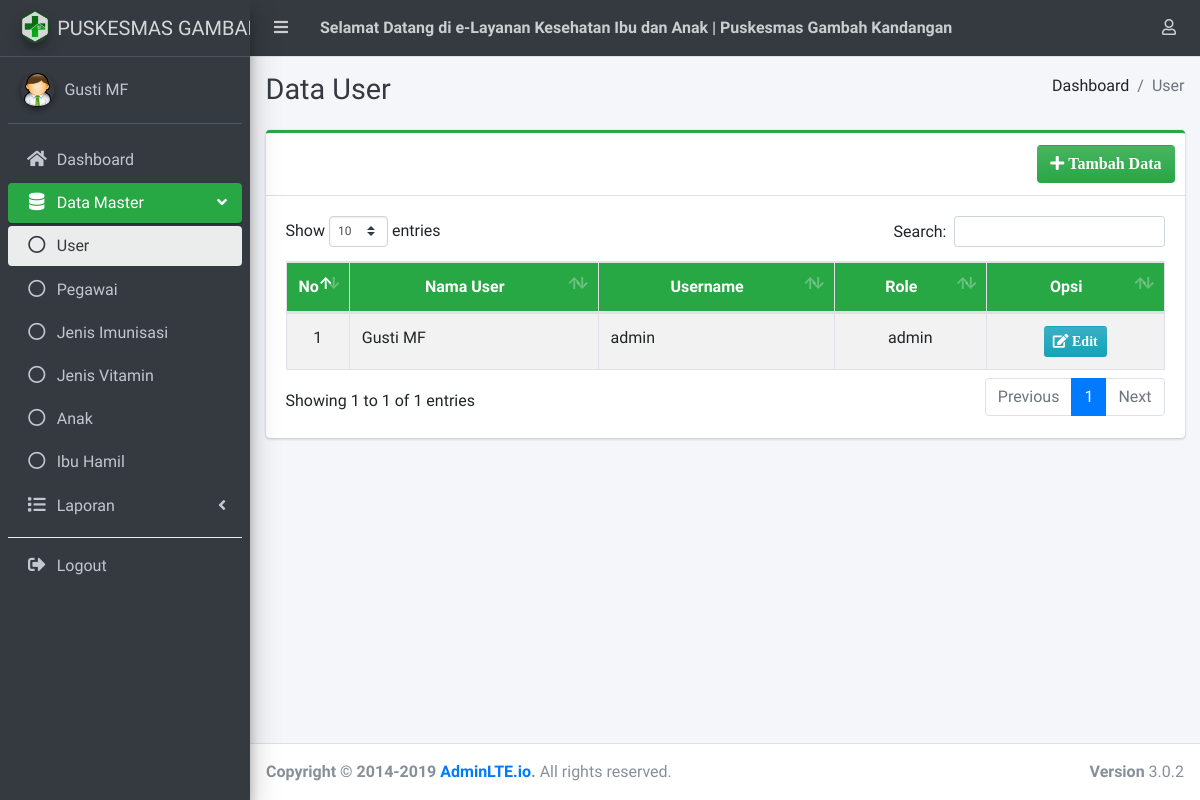
The app's page /admin/user/index.php (signed in), older data.
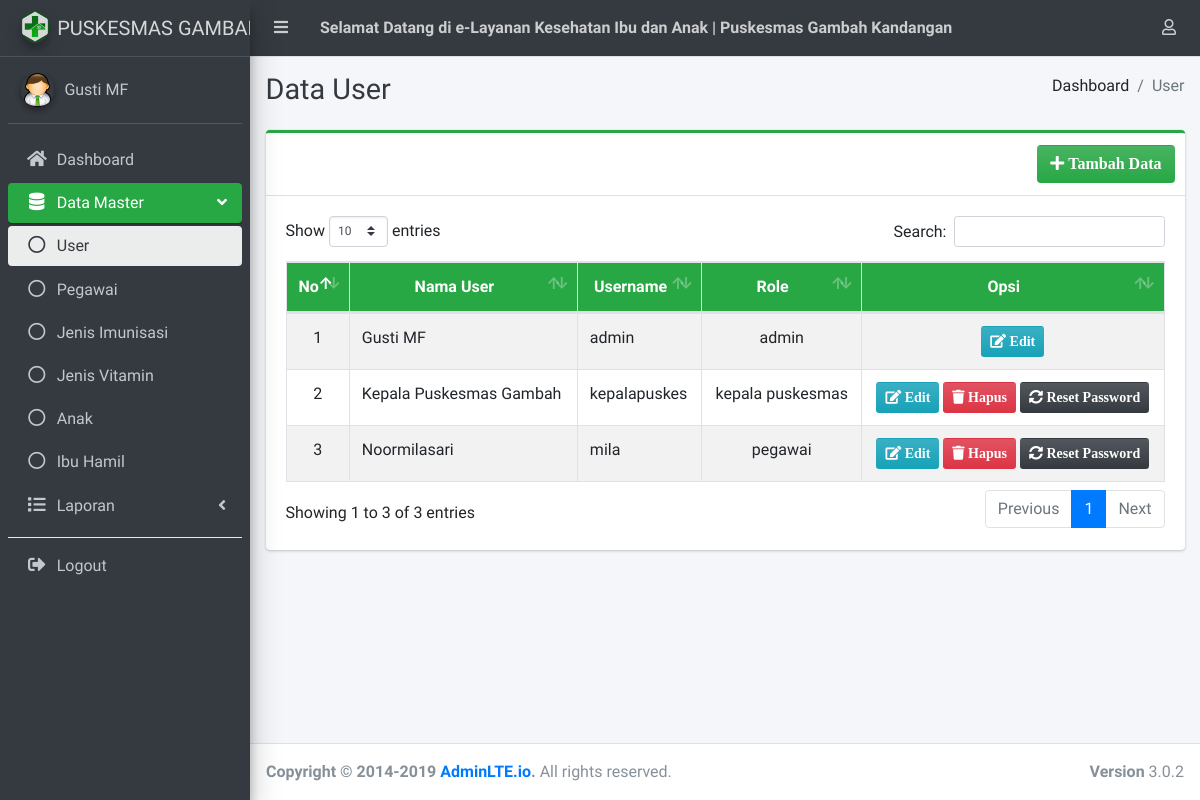
The same page, newer data.
### tables this page shows
CREATE TABLE `user`  (
  `id_user` int(11) NOT NULL AUTO_INCREMENT,
  `nama_user` varchar(50) NULL DEFAULT NULL,
  `username` varchar(50) NULL DEFAULT NULL,
  `password` varchar(100) NULL DEFAULT NULL,
  `id_role` int(11) NULL DEFAULT NULL,
  PRIMARY KEY (`id_user`) USING BTREE
);

CREATE TABLE `role`  (
  `id_role` int(11) NOT NULL AUTO_INCREMENT,
  `role` varchar(30) NULL DEFAULT NULL,
  PRIMARY KEY (`id_role`) USING BTREE
);

### config/config.php (called while the page is built, shortened)
<?php
function base_url($url = null)
{
    $base_url = "http://localhost/puskesmas-gambah";
    if ($url != null) {
        return $base_url . "/" . $url;
    } else {
        return $base_url;
    }
}
function page_active($page_now)
{
    $url =  $_SERVER['REQUEST_URI'];
    $ex  = explode('/', $url);
    $co  = count($ex);
    $page = $ex[$co - 2];
    if ($page == $page_now) {
        return 'active';
    }
}
$no = 1;

### admin/user/index.php (the view, shortened to what this page needs)
<?php
include_once '../../config/config.php';
?>
<!DOCTYPE html>
<html lang="en">
<?php include_once '../../templates/admin/head.php' ?>
<body class="hold-transition sidebar-mini layout-fixed layout-navbar-fixed layout-footer-fixed">
    <div class="wrapper">
        <?php include_once '../../templates/admin/nav.php' ?>
        <?php include_once '../../templates/admin/sidebar.php' ?>
        <div class="content-wrapper">
            <div class="content-header">
                <div class="container-fluid">
                    <div class="row mb-2">
                        <div class="col-sm-6">
                            <h1 class="m-0 text-dark">Data User</h1>
                        </div>
                        <div class="col-sm-6">
                            <ol class="breadcrumb float-sm-right">
                                <li class="breadcrumb-item">Dashboard</li>
                                <li class="breadcrumb-item active">User</li>
                            </ol>
                        </div>
                    </div>
                </div>
            </div>
            <section class="content">
                <div class="container-fluid">
                    <div class="row">
                        <div class="col-12">
                            <div class="card card-outline card-success">
                                <div class="card-header">
                                    <div class="card-tools">
                                        <a href="tambah" class="btn bg-gradient-success"><i class="fas fa-plus"> Tambah Data</i></a>
                                    </div>
                                </div>
                                <div class="card-body">
                                    <table id="example1" class="table table-bordered table-striped">
                                        <thead class="bg-success">
                                            <tr>
                                                <th style="text-align: center; vertical-align: middle; width: 5%;">No</th>
                                                <th style="text-align: center; vertical-align: middle;">Nama User</th>
                                                <th style="text-align: center; vertical-align: middle;">Username</th>
                                                <th style="text-align: center; vertical-align: middle;">Role</th>
                                                <th style="text-align: center; vertical-align: middle;">Opsi</th>
                                            </tr>
                                        </thead>
                                        <tbody>
                                            <?php
                                            $data = $koneksi->query('SELECT * FROM user u LEFT JOIN role r ON u.id_role = r.id_role ORDER BY id_user ASC');
                                            foreach ($data as $item) :
                                            ?>
                                                <tr align="center">
                                                    <td><?= $no++; ?></td>
                                                    <td align="left"><?= $item['nama_user'] ?></td>
                                                    <td align="left"><?= $item['username'] ?></td>
                                                    <td><?= $item['role'] ?></td>
                                                    <td>
                                                        <a href="edit?id=<?= $item['id_user'] ?>" class="btn bg-gradient-info btn-sm"><i class="fa fa-edit"> Edit</i></a>
                                                        <?php if ($item['role'] != 'admin') : ?>
                                                            <button type="button" class="btn bg-gradient-danger btn-sm delete" data-link="proses?id=<?= $item['id_user'] ?>" data-name="<?= $item['username'] ?>">
                                                                <i class="fa fa-trash"> Hapus</i>
                                                            </button>
                                                            <button type="button" class="btn bg-gradient-dark btn-sm reset" data-link="proses?resetid=<?= $item['id_user'] ?>" data-name="<?= $item['username'] ?>">
                                                                <i class="fa fa-sync-alt"> Reset Password</i>
                                                            </button>
                                                        <?php endif; ?>
                                                    </td>
                                                </tr>
                                            <?php endforeach; ?>
                                        </tbody>
                                    </table>
                                </div>
                            </div>
                        </div>
                    </div>
                </div>
            </section>
        </div>
        <?php include_once '../../templates/admin/footer.php'; ?>
    </div>
</body>
</html>

### templates/admin/head.php (shortened to what this page needs)
<head>
    <link rel="stylesheet" href="<?= base_url() ?>/assets/plugins/fontawesome-free/css/all.min.css">
    <link rel="stylesheet" href="<?= base_url() ?>/assets/plugins/overlayScrollbars/css/OverlayScrollbars.min.css">
    <link rel="stylesheet" href="<?= base_url() ?>/assets/plugins/select2/css/select2.min.css">
    <link rel="stylesheet" href="<?= base_url() ?>/assets/plugins/select2-bootstrap4-theme/select2-bootstrap4.min.css">
    <link rel="stylesheet" href="<?= base_url() ?>/assets/plugins/toastr/toastr.min.css">
    <link rel="stylesheet" href="<?= base_url() ?>/assets/plugins/datatables-bs4/css/dataTables.bootstrap4.css">
    <link rel="stylesheet" href="<?= base_url() ?>/assets/dist/css/adminlte.min.css">
</head>

### templates/admin/nav.php (shortened to what this page needs)
<nav class="main-header navbar navbar-expand navbar-dark navbar-dark">
    <ul class="navbar-nav">
        <li class="nav-item">
            <a class="nav-link" data-widget="pushmenu" href="#"><i class="fas fa-bars"></i></a>
        </li>
        <li class="nav-item d-none d-sm-inline-block">
            <a href="#" class="nav-link font-weight-bold">Selamat Datang di e-Layanan Kesehatan Ibu dan Anak | Puskesmas Gambah Kandangan</a>
        </li>
    </ul>
    <ul class="navbar-nav ml-auto">
        <li class="nav-item dropdown">
            <a class="nav-link" data-toggle="dropdown" href="#">
                <i class="far fa-user"></i>
            </a>
        </li>
    </ul>
</nav>

### templates/admin/sidebar.php (shortened to what this page needs)
<aside class="main-sidebar sidebar-dark-success elevation-4">
    <a href="#" class="brand-link">
        <img src="<?= base_url('assets/img/logo-puskes.png') ?>" alt="AdminLTE Logo" class="brand-image img-circle elevation-3" style="opacity: .8">
        <span class="brand-text font-weight-light">PUSKESMAS GAMBAH</span>
    </a>
    <div class="sidebar">
        <div class="user-panel mt-3 pb-3 mb-3 d-flex">
            <div class="image">
                <img src="<?= base_url('assets/img/admin-icon.png') ?>" class="img-circle elevation-2" alt="User Image">
            </div>
            <div class="info">
                <a href="#" class="d-block"><?= $_SESSION['nama_user'] ?></a>
            </div>
        </div>
        <nav class="mt-2">
            <ul class="nav nav-pills nav-sidebar flex-column" data-widget="treeview" role="menu" data-accordion="false">
               <?php
                if ($_SESSION['id_role'] == 1) :
                    $link_dashboard = 'admin';
                elseif ($_SESSION['id_role'] == 2) :
                    $link_dashboard = 'pegawai';
                elseif ($_SESSION['id_role'] == 3) :
                    $link_dashboard = 'kepala-puskesmas';
                endif;
               ?>
                <li class="nav-item">
                    <a href="<?= base_url($link_dashboard) ?>" class="nav-link <?= page_active($link_dashboard) ?>">
                        <i class="nav-icon fas fa-home"></i>
                        <p>
                            Dashboard
                        </p>
                    </a>
                </li>
                <?php if ($_SESSION['id_role'] == 1) : ?>
                    <?php
                    $pagesekarang = $_SERVER['PHP_SELF'];
                    $namaArray    = explode('/', $pagesekarang);
                    $jumlah       = count($namaArray);
                    $pagesekarang = $namaArray[$jumlah - 2];
                    $link = [
                        'user',
                        'pegawai',
                        'jenis-imunisasi',
                        'jenis-vitamin',
                        'anak',
                        'ibu-hamil'
                    ];
                    ?>
                    <li class="nav-item has-treeview <?= in_array($pagesekarang, $link) === true ? 'menu-open' : '' ?>">
                        <a href="#" class="nav-link <?= in_array($pagesekarang, $link) === true ? 'active' : '' ?>">
                            <i class="nav-icon fas fa-database"></i>
                            <p>
                                Data Master
                                <i class="right fas fa-angle-left"></i>
                            </p>
                        </a>
                        <ul class="nav nav-treeview">
                            <li class="nav-item">
                                <a href="<?= base_url('admin/user') ?>" class="nav-link <?= page_active('user') ?>">
                                    <i class="far fa-circle nav-icon"></i>
                                    <p>User</p>
                                </a>
                            </li>
                            <li class="nav-item">
                                <a href="<?= base_url('admin/pegawai') ?>" class="nav-link <?= page_active('pegawai') ?>">
                                    <i class="far fa-circle nav-icon"></i>
                                    <p>Pegawai</p>
                                </a>
                            </li>
                            <li class="nav-item">
                                <a href="<?= base_url('admin/jenis-imunisasi') ?>" class="nav-link <?= page_active('jenis-imunisasi') ?>">
                                    <i class="far fa-circle nav-icon"></i>
                                    <p>Jenis Imunisasi</p>
                                </a>
                            </li>
                            <li class="nav-item">
                                <a href="<?= base_url('admin/jenis-vitamin') ?>" class="nav-link <?= page_active('jenis-vitamin') ?>">
                                    <i class="far fa-circle nav-icon"></i>
                                    <p>Jenis Vitamin</p>
                                </a>
                            </li>
                            <li class="nav-item">
                                <a href="<?= base_url('admin/anak') ?>" class="nav-link <?= page_active('anak') ?>">
                                    <i class="far fa-circle nav-icon"></i>
                                    <p>Anak</p>
                                </a>
                            </li>
                            <li class="nav-item">
                                <a href="<?= base_url('admin/ibu-hamil') ?>" class="nav-link <?= page_active('ibu-hamil') ?>">
                                    <i class="far fa-circle nav-icon"></i>
                                    <p>Ibu Hamil</p>
                                </a>
                            </li>
                        </ul>
                    </li>
                <?php endif; ?>
                <li class="nav-item has-treeview">
                    <a href="#" class="nav-link">
                        <i class="nav-icon fas fa-list"></i>
                        <p>
                            Laporan
                            <i class="right fas fa-angle-left"></i>
                        </p>
                    </a>
                </li>
                <div class="dropdown-divider"></div>
                <li class="nav-item">
                    <a href="<?= base_url('logout') ?>" class="nav-link">
                        <i class="nav-icon fas fa-sign-out-alt"></i>
                        <p>
                            Logout
                        </p>
                    </a>
                </li>
            </ul>
        </nav>
    </div>
</aside>

### templates/admin/footer.php (shortened to what this page needs)
<footer class="main-footer">
    <strong>Copyright &copy; 2014-2019 <a href="http://adminlte.io">AdminLTE.io</a>.</strong>
    All rights reserved.
    <div class="float-right d-none d-sm-inline-block">
        <b>Version</b> 3.0.2
    </div>
</footer>

Row changes from the older to the newer data that the page shows:
added user: nama_user "Kepala Puskesmas Gambah", username "kepalapuskes", id_role.role "kepala puskesmas"
added user: nama_user "Noormilasari", username "mila", id_role.role "pegawai"
Text that changed along with them:
text written by a page script: "Show entries Search: Showing 1 to 1 of 1 entries Previous 1 Next" → "Show entries Search: Showing 1 to 3 of 3 entries Previous 1 Next"
